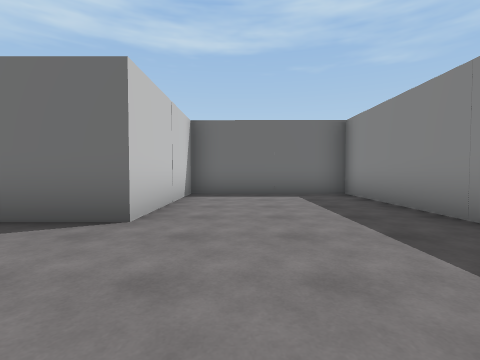
view 1 (above)

18 first-person views from a walk through a Unity game level. The camera is 1.2 m above the floor, tilts 2° down and sees 85° across. The floor is counted in squares, 2 m on a side. Each view is taken from the middle of a square. On the plan, view 1 faces up. The plan holds only what a view shows up to about 9 squares ahead; the rest is blank. The place goes on beyond the plan. The player is left out. Some animated figures are left out.

view 2
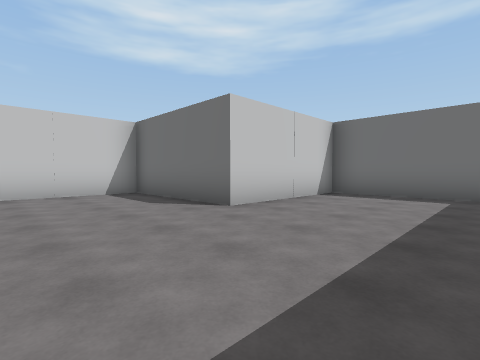

view 3
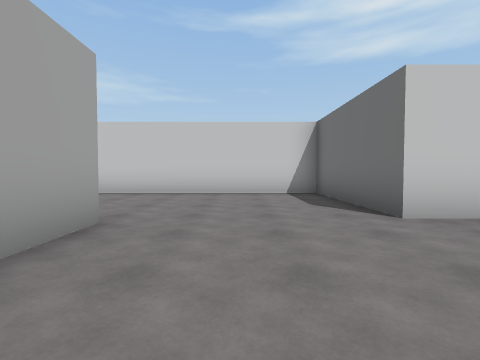

view 4
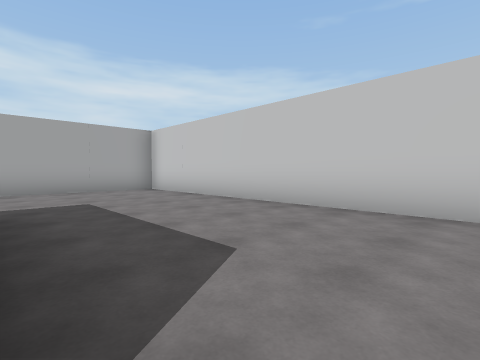

view 5
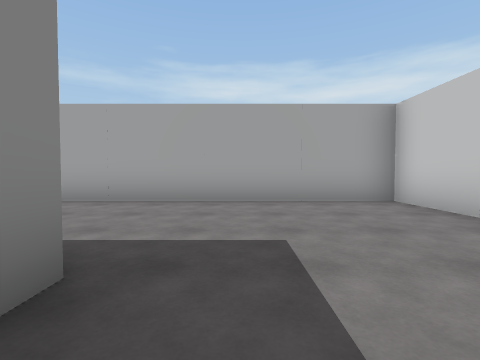

view 6
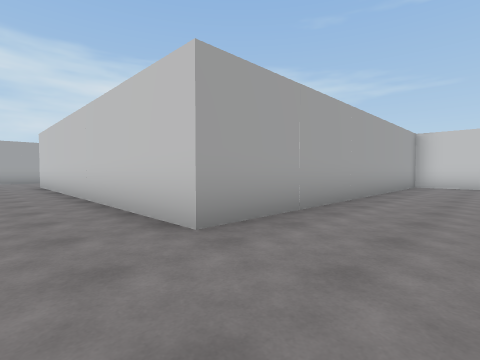

view 7
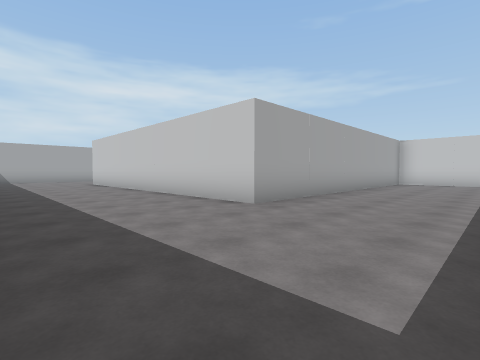

view 8
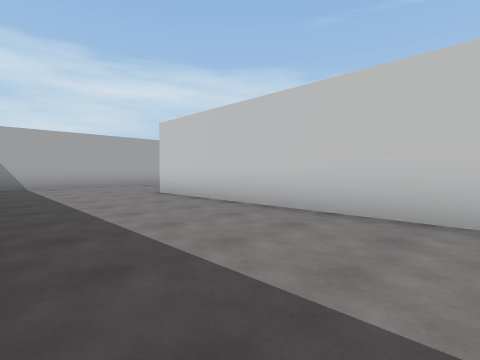

view 9
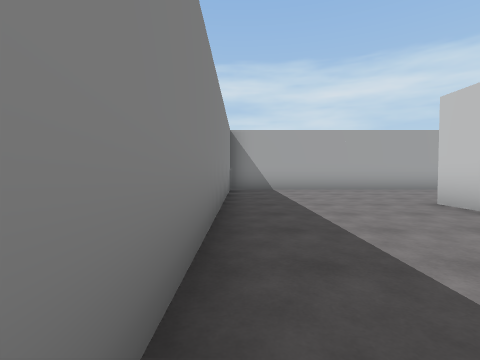

view 10
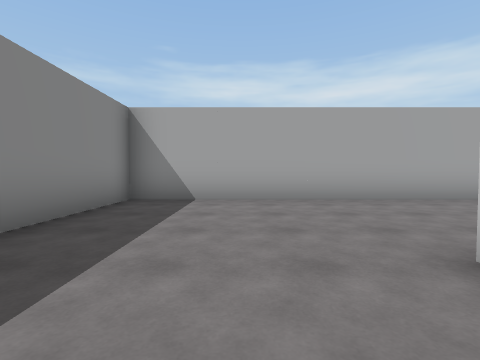

view 11
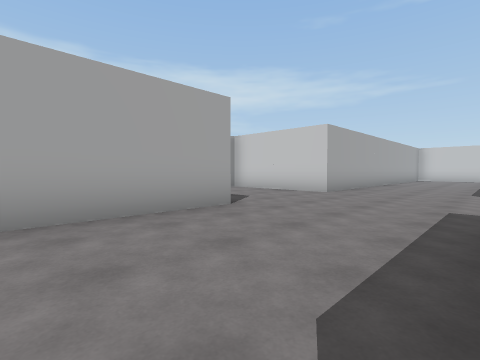

view 12
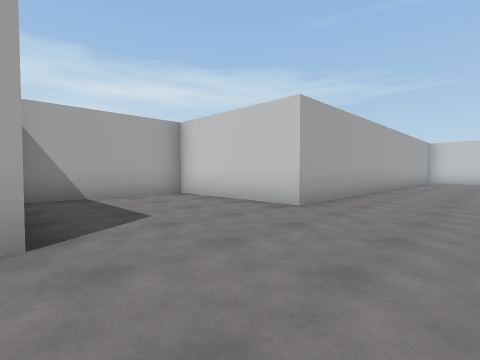

view 13
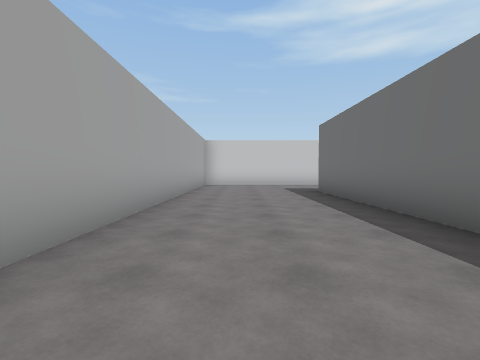

view 14
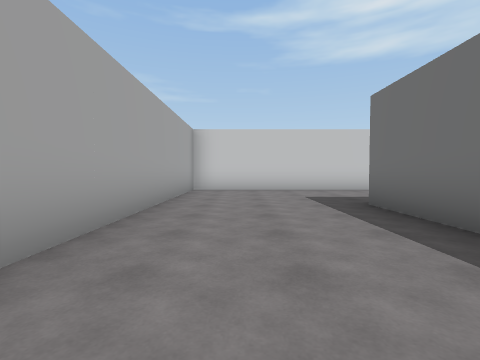

view 15
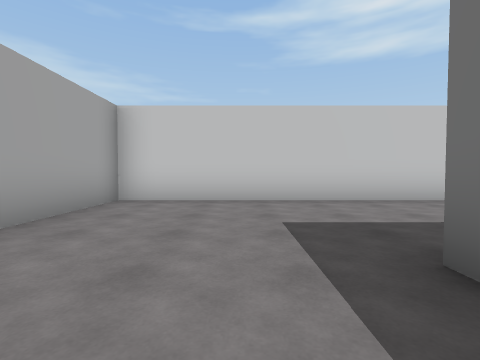

view 16
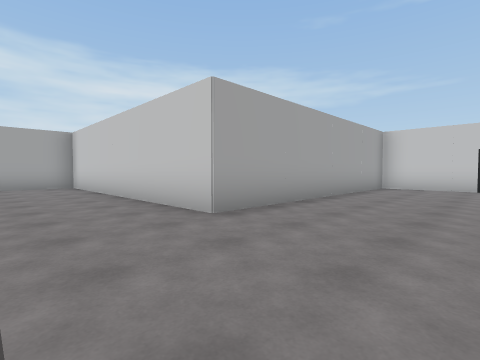

view 17
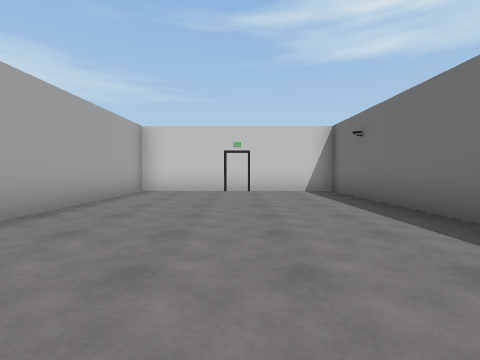

view 18
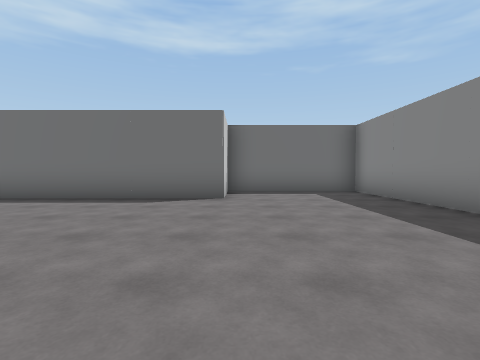

### Floor plan
Points are (right, up) in squares from view 1. A wall is a line through its corners. A room is listed if a view was taken in it or the views show most of it. See-through windows are left out.
Room 1 (views 1, 2, 3, 4, 5, 6, 7, 8, 9, 10, 11, 12, 13, 14, 15, 16, 17, 18)
walls: (-5.4, -17.7) (-10.8, -17.7); (0.7, -21.5) (8.3, -21.5) (8.3, -13.2); (-10.6, -10.4) (-10.6, -6.4) (-14.4, -6.4); (-1, -4.5) (-1, -4); (-1.1, -0.6) (0.2, -0.6); (-14.3, -6.7) (-14.3, -8.3) (-21.7, -8.3) (-21.7, -13.9) (-14.3, -13.9) (-14.3, -21.5) (-2.9, -21.5) (-2.9, -25.2) (0.5, -25.2); (2.8, 2.9) (2.8, 6.8) (-1.3, 6.8) (-1.3, 3.1) (-5.1, 3.1) (-5.1, -8.2) (4.4, -8.2) (4.4, -17.7)

Positions as (right, up) in squares from view 1, and headings:
1: (0, 0), facing up
2: (2, 0), facing up-left
3: (2, 1), facing left
4: (-1, 0), facing down-left
5: (-2, -3), facing down
6: (6, -6), facing down-left
7: (8, -5), facing down-left
8: (8, -11), facing down-left
9: (8, -13), facing down
10: (6, -16), facing down
11: (4, -18), facing down-left
12: (1, -19), facing down-left
13: (-3, -20), facing left
14: (-6, -20), facing left
15: (-9, -19), facing left
16: (-12, -11), facing down-left
17: (-14, -11), facing left
18: (-14, -14), facing up
